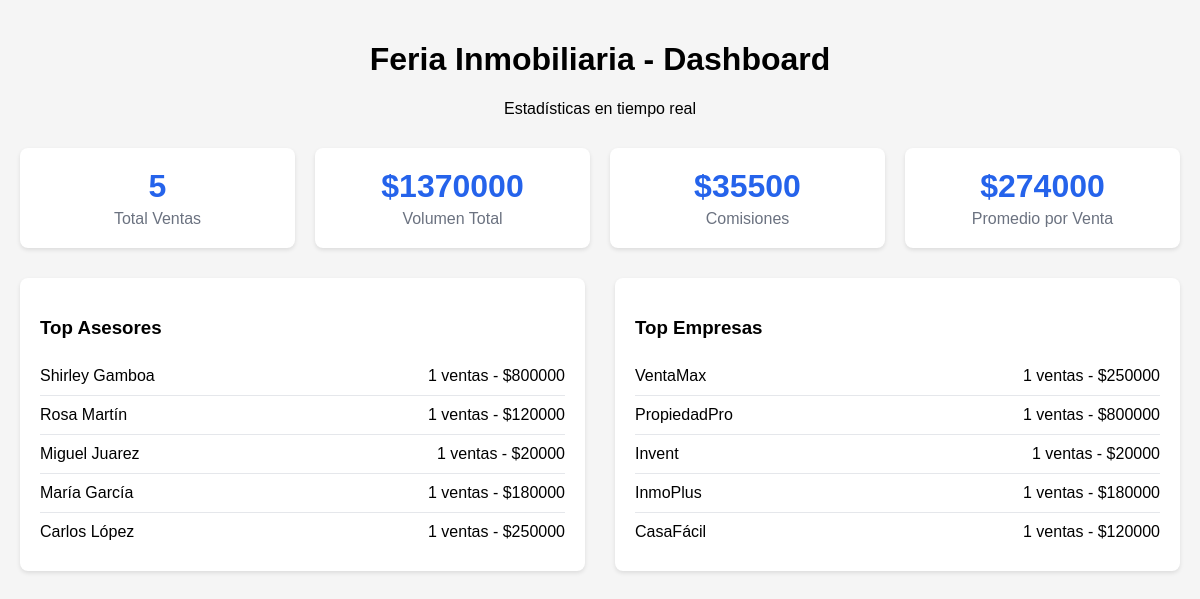
The page / on the database its author committed.
### sales/models.py (models this page shows, shortened)
class Sale(models.Model):
    agent_name = models.CharField(max_length=100)
    company = models.CharField(max_length=100)
    property_type = models.CharField(max_length=50)
    location = models.CharField(max_length=100)
    price = models.DecimalField(max_digits=12, decimal_places=2)
    commission = models.DecimalField(max_digits=12, decimal_places=2, default=0)
    sale_date = models.DateField(auto_now_add=True)
    created_at = models.DateTimeField(auto_now_add=True)
    client_name = models.CharField(max_length=100, blank=True)
    notes = models.TextField(blank=True)

### dashboard/views.py (the view)
# urls.py: path('', views.dashboard_view, name='dashboard'),
def dashboard_view(request):
    total_sales = Sale.objects.count()
    total_amount = Sale.objects.aggregate(Sum('price'))['price__sum'] or 0
    total_commission = Sale.objects.aggregate(Sum('commission'))['commission__sum'] or 0
    top_agents = Sale.objects.values('agent_name').annotate(
        sales_count=Count('id'),
        total_amount=Sum('price')
    ).order_by('-sales_count')[:10]
    top_companies = Sale.objects.values('company').annotate(
        sales_count=Count('id'),
        total_amount=Sum('price')
    ).order_by('-sales_count')[:5]
    context = {
        'total_sales': total_sales,
        'total_amount': total_amount,
        'total_commission': total_commission,
        'average_sale': total_amount / total_sales if total_sales > 0 else 0,
        'top_agents': top_agents,
        'top_companies': top_companies,
    }
    return render(request, 'dashboard/dashboard.html', context)

### dashboard/templates/dashboard/dashboard.html (shortened to what this page needs)
<!DOCTYPE html>
<html lang="es">
<head>
</head>
<body>
    <div class="container">
        <div class="header">
            <h1>Feria Inmobiliaria - Dashboard</h1>
            <p>Estadísticas en tiempo real</p>
        </div>
        <div class="stats-grid">
            <div class="stat-card">
                <div class="stat-number">{{ total_sales }}</div>
                <div class="stat-label">Total Ventas</div>
            </div>
            <div class="stat-card">
                <div class="stat-number">${{ total_amount|floatformat:0 }}</div>
                <div class="stat-label">Volumen Total</div>
            </div>
            <div class="stat-card">
                <div class="stat-number">${{ total_commission|floatformat:0 }}</div>
                <div class="stat-label">Comisiones</div>
            </div>
            <div class="stat-card">
                <div class="stat-number">${{ average_sale|floatformat:0 }}</div>
                <div class="stat-label">Promedio por Venta</div>
            </div>
        </div>
        <div class="rankings">
            <div class="ranking-card">
                <h3>Top Asesores</h3>
                {% for agent in top_agents %}
                <div class="ranking-item">
                    <span>{{ agent.agent_name }}</span>
                    <span>{{ agent.sales_count }} ventas - ${{ agent.total_amount|floatformat:0 }}</span>
                </div>
                {% endfor %}
            </div>
            <div class="ranking-card">
                <h3>Top Empresas</h3>
                {% for company in top_companies %}
                <div class="ranking-item">
                    <span>{{ company.company }}</span>
                    <span>{{ company.sales_count }} ventas - ${{ company.total_amount|floatformat:0 }}</span>
                </div>
                {% endfor %}
            </div>
        </div>
    </div>
</body>
</html>

### dashboard/templates/dashboard/dashboard.html (style rules this page uses)
body { font-family: Arial, sans-serif; margin: 0; padding: 20px; background: #f5f5f5; }
.container { max-width: 1200px; margin: 0 auto; }
.header { text-align: center; margin-bottom: 30px; }
.stats-grid { display: grid; grid-template-columns: repeat(auto-fit, minmax(250px, 1fr)); gap: 20px; margin-bottom: 30px; }
.stat-card { background: white; padding: 20px; border-radius: 8px; box-shadow: 0 2px 4px rgba(0,0,0,0.1); text-align: center; }
.stat-number { font-size: 2em; font-weight: bold; color: #2563eb; margin-bottom: 5px; }
.stat-label { color: #6b7280; }
.rankings { display: grid; grid-template-columns: 1fr 1fr; gap: 30px; }
.ranking-card { background: white; padding: 20px; border-radius: 8px; box-shadow: 0 2px 4px rgba(0,0,0,0.1); }
.ranking-item { display: flex; justify-content: space-between; padding: 10px 0; border-bottom: 1px solid #e5e7eb; }
.ranking-item:last-child { border-bottom: none; }

### rows shown on the page
Sale: agent_name "Shirley Gamboa", sales_count "1", total_amount "800000", company "PropiedadPro"
Sale: agent_name "Rosa Martín", sales_count "1", total_amount "120000", company "CasaFácil"
Sale: agent_name "Miguel Juarez", sales_count "1", total_amount "20000", company "Invent"
Sale: agent_name "María García", sales_count "1", total_amount "180000", company "InmoPlus"
Sale: agent_name "Carlos López", sales_count "1", total_amount "250000", company "VentaMax"

### other values the page prints
{{ total_sales }} "5"
{{ total_amount|floatformat:0 }} "1370000"
{{ total_commission|floatformat:0 }} "35500"
{{ average_sale|floatformat:0 }} "274000"
